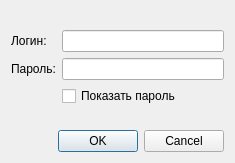
<?xml version="1.0" encoding="UTF-8"?>
<ui version="4.0">
 <class>DialogAutent</class>
 <widget class="QDialog" name="DialogAutent">
  <property name="geometry">
   <rect>
    <x>0</x>
    <y>0</y>
    <width>235</width>
    <height>163</height>
   </rect>
  </property>
  <property name="windowTitle">
   <string>Аутентификация</string>
  </property>
  <property name="windowIcon">
   <iconset theme="dialog-password"/>
  </property>
  <layout class="QVBoxLayout" name="verticalLayout">
   <item>
    <spacer name="verticalSpacer_2">
     <property name="orientation">
      <enum>Qt::Vertical</enum>
     </property>
     <property name="sizeHint" stdset="0">
      <size>
       <width>20</width>
       <height>0</height>
      </size>
     </property>
    </spacer>
   </item>
   <item>
    <layout class="QGridLayout" name="gridLayout">
     <item row="1" column="0">
      <widget class="QLabel" name="label_2">
       <property name="text">
        <string>Пароль:</string>
       </property>
      </widget>
     </item>
     <item row="0" column="0">
      <widget class="QLabel" name="label">
       <property name="text">
        <string>Логин:</string>
       </property>
      </widget>
     </item>
     <item row="0" column="1">
      <widget class="QLineEdit" name="editLogin">
       <property name="maxLength">
        <number>64</number>
       </property>
       <property name="clearButtonEnabled">
        <bool>true</bool>
       </property>
      </widget>
     </item>
     <item row="1" column="1">
      <widget class="QLineEdit" name="editPassword">
       <property name="maxLength">
        <number>64</number>
       </property>
       <property name="echoMode">
        <enum>QLineEdit::Password</enum>
       </property>
       <property name="clearButtonEnabled">
        <bool>true</bool>
       </property>
      </widget>
     </item>
     <item row="2" column="1">
      <widget class="QCheckBox" name="buttonPasswordVisible">
       <property name="text">
        <string>Показать пароль</string>
       </property>
       <property name="checkable">
        <bool>true</bool>
       </property>
      </widget>
     </item>
    </layout>
   </item>
   <item>
    <spacer name="verticalSpacer">
     <property name="orientation">
      <enum>Qt::Vertical</enum>
     </property>
     <property name="sizeHint" stdset="0">
      <size>
       <width>20</width>
       <height>0</height>
      </size>
     </property>
    </spacer>
   </item>
   <item>
    <widget class="QDialogButtonBox" name="buttonBox">
     <property name="orientation">
      <enum>Qt::Horizontal</enum>
     </property>
     <property name="standardButtons">
      <set>QDialogButtonBox::Cancel|QDialogButtonBox::Ok</set>
     </property>
    </widget>
   </item>
  </layout>
 </widget>
 <tabstops>
  <tabstop>editLogin</tabstop>
  <tabstop>editPassword</tabstop>
 </tabstops>
 <resources/>
 <connections>
  <connection>
   <sender>buttonBox</sender>
   <signal>accepted()</signal>
   <receiver>DialogAutent</receiver>
   <slot>accept()</slot>
   <hints>
    <hint type="sourcelabel">
     <x>227</x>
     <y>129</y>
    </hint>
    <hint type="destinationlabel">
     <x>157</x>
     <y>149</y>
    </hint>
   </hints>
  </connection>
  <connection>
   <sender>buttonBox</sender>
   <signal>rejected()</signal>
   <receiver>DialogAutent</receiver>
   <slot>reject()</slot>
   <hints>
    <hint type="sourcelabel">
     <x>295</x>
     <y>135</y>
    </hint>
    <hint type="destinationlabel">
     <x>286</x>
     <y>149</y>
    </hint>
   </hints>
  </connection>
 </connections>
</ui>
